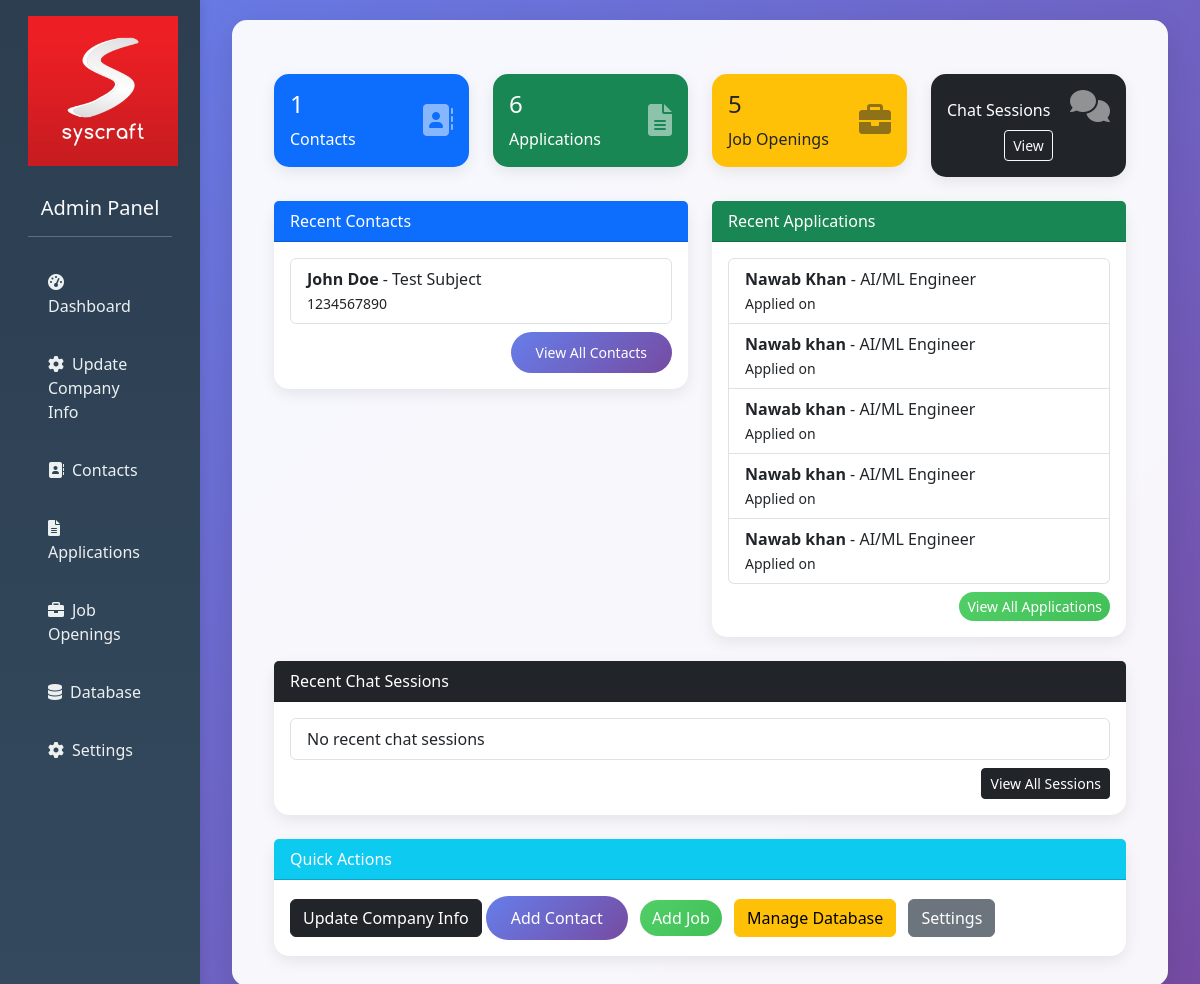
Before: /admin/dashboard with the older database file.
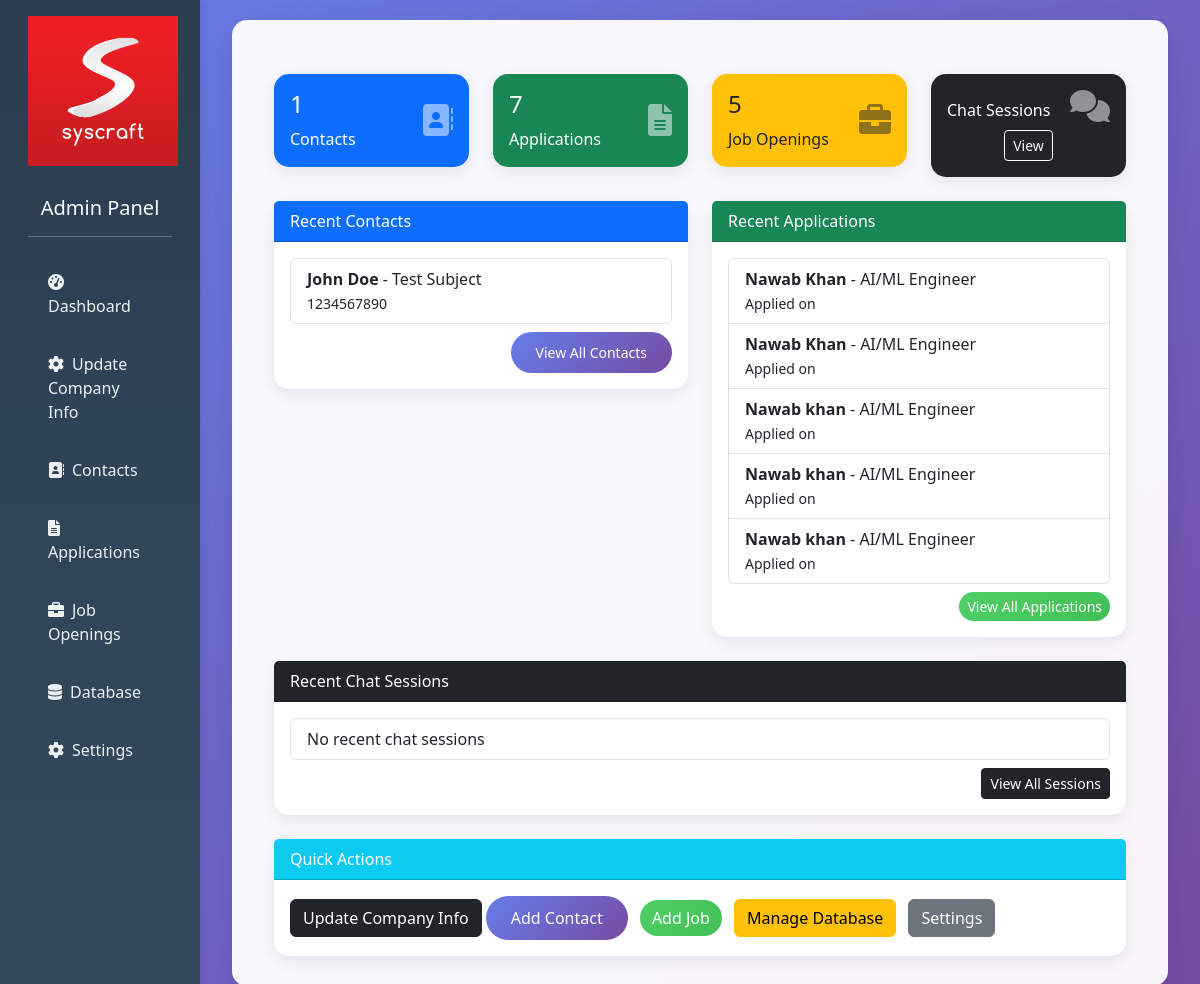
After: the same page with the newer database file.
### tables this page shows
CREATE TABLE job_applications (
            id INTEGER PRIMARY KEY AUTOINCREMENT,
            name TEXT NOT NULL,
            email TEXT NOT NULL,
            phone TEXT NOT NULL,
            position TEXT NOT NULL,
            resume_filename TEXT NOT NULL,
            resume_content TEXT,
            file_path TEXT,
            application_date TIMESTAMP DEFAULT CURRENT_TIMESTAMP,
            status TEXT DEFAULT 'pending'
        );

### templates/main.py (the view)
@app.route("/admin/dashboard")
def dashboard():
    contacts = get_contacts()
    applications = get_all_applications()
    job_openings = get_active_job_openings()
    stats = {
        "total_contacts": len(contacts),
        "total_applications": len(applications),
        "total_job_openings": len(job_openings),
        "recent_contacts": contacts[-5:] if contacts else [],
        "recent_applications": applications[:5] if applications else []
    }
    return render_template("admin_dashboard.html", stats=stats)

### tools/enquiry.py (called while the page is built)
def get_contacts():
    conn = sqlite3.connect(DB_NAME)
    cursor = conn.cursor()
    cursor.execute("SELECT * FROM contact")
    rows = cursor.fetchall()
    conn.close()
    return rows

### tools/hr_jobs.py (called while the page is built)
def get_active_job_openings():
    conn = sqlite3.connect(DB_PATH)
    cursor = conn.cursor()
    cursor.execute('''
        SELECT id, title, department, description, requirements, location, employment_type, posted_date
        FROM job_openings
        WHERE is_active = 1
        ORDER BY posted_date DESC
    ''')
    jobs = cursor.fetchall()
    conn.close()
    return [
        {
            "id": job[0],
            "title": job[1],
            "department": job[2],
            "description": job[3],
            "requirements": job[4],
            "location": job[5],
            "employment_type": job[6],
            "posted_date": job[7]
        }
        for job in jobs
    ]

### templates/admin_dashboard.html (shortened to what the changed rows need)
{% extends "base.html" %}
{% block content %}
<div class="container mt-4">
    <div class="row">
        <div class="col-md-3">
            <div class="card bg-success text-white">
                <div class="card-body">
                    <div class="d-flex justify-content-between align-items-center">
                        <div>
                            <h4>{{ stats.total_applications }}</h4>
                            <p class="mb-0">Applications</p>
                        </div>
                    </div>
                </div>
            </div>
        </div>
    </div>
    <div class="row mt-4">
        <div class="col-md-6">
            <div class="card">
                <div class="card-body">
                    <ul class="list-group">
                        {% for contact in stats.recent_contacts %}
                        <li class="list-group-item">
                            <strong>{{ contact[1] }}</strong> - {{ contact[4] }}
                            <br><small>{{ contact[3] }}</small>
                        </li>
                        {% else %}
                        <li class="list-group-item">No recent contacts</li>
                        {% endfor %}
                    </ul>
                </div>
            </div>
        </div>
        <div class="col-md-6">
            <div class="card">
                <div class="card-body">
                    <ul class="list-group">
                        {% for app in stats.recent_applications %}
                        <li class="list-group-item">
                            <strong>{{ app.name }}</strong> - {{ app.position }}
                            <br><small>Applied on {{ app.date_applied }}</small>
                        </li>
                        {% else %}
                        <li class="list-group-item">No recent applications</li>
                        {% endfor %}
                    </ul>
                </div>
            </div>
        </div>
    </div>
</div>
{% endblock %}

Changed rows visible on the page:
no longer on this page (row unchanged): job_applications: name "Nawab khan", position "AI/ML Engineer"
added job_applications: name "Nawab Khan", position "AI/ML Engineer"
Other visible differences:
{{ stats.total_applications }}: "6" → "7"
